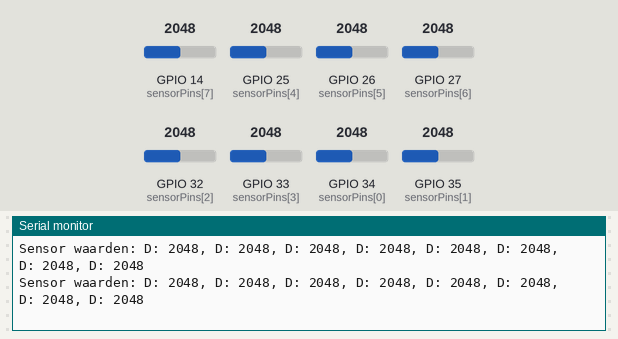
This sketch was run on a simulated ESP32. Shown: the last lines printed to the serial monitor. Inputs (shaded band) come from the test bench; at power-on: GPIO 14 (sensorPins[7]) = 2048, GPIO 25 (sensorPins[4]) = 2048, GPIO 26 (sensorPins[5]) = 2048, GPIO 27 (sensorPins[6]) = 2048, GPIO 32 (sensorPins[2]) = 2048, GPIO 33 (sensorPins[3]) = 2048, GPIO 34 (sensorPins[0]) = 2048, GPIO 35 (sensorPins[1]) = 2048.

Above: at 1.2 s.
1.3 s: GPIO 14 (sensorPins[7]) set to 2866
At 1.9 s:
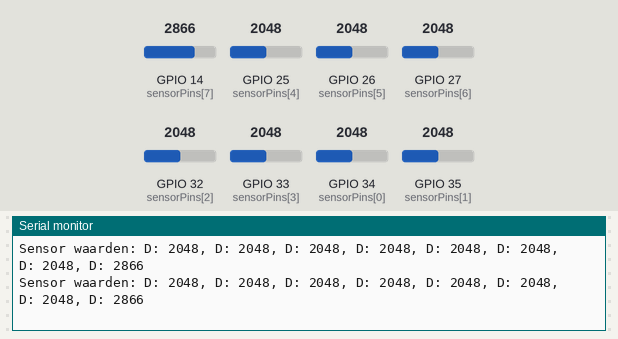
2.8 s: GPIO 25 (sensorPins[4]) set to 2866
At 3.9 s:
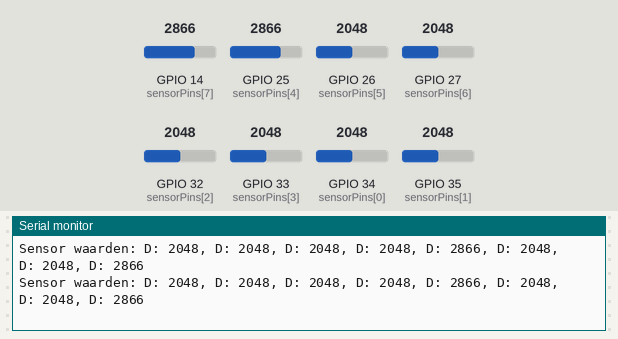
4.3 s: GPIO 26 (sensorPins[5]) set to 2866
At 5.4 s:
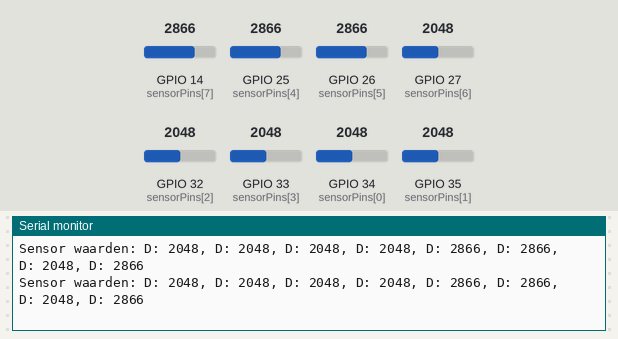
5.8 s: GPIO 27 (sensorPins[6]) set to 2866
At 6.7 s:
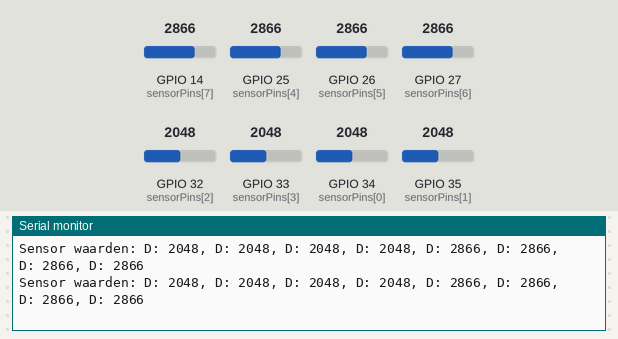
7.3 s: GPIO 32 (sensorPins[2]) set to 2866
At 8.3 s:
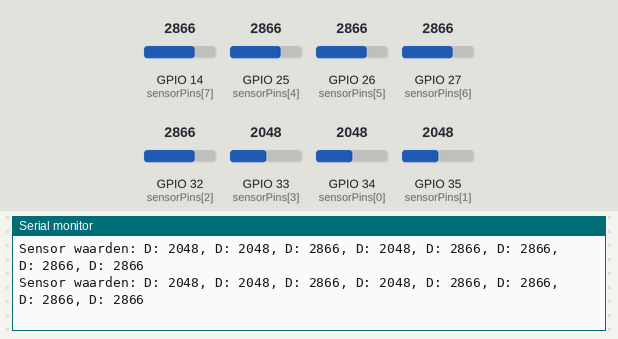
8.8 s: GPIO 33 (sensorPins[3]) set to 2866
At 9.9 s:
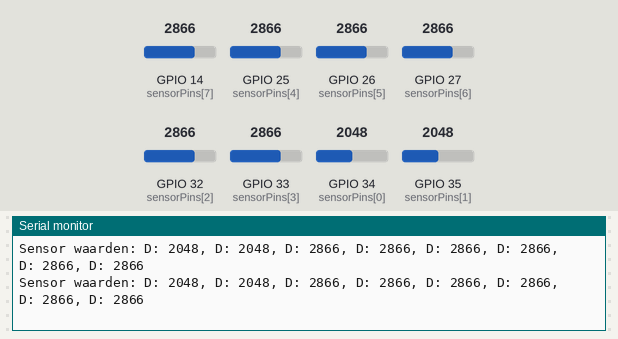

The sketch:

Sensorwaarden_uitlezen.ino
```cpp
// Pinnen toewijzing voor de QTR-8A sensoren
const int sensorPins[] = {34, 35, 32, 33, 25, 26, 27, 14};
const int numSensors = 8; // Aantal sensoren

void setup() {
  // Initialiseer de seriële monitor
  Serial.begin(115200);

  // Stel alle sensorpinnen in als invoer
  for (int i = 0; i < numSensors; i++) {
    pinMode(sensorPins[i], INPUT);
  }

  Serial.println("QTR-8A Sensor Waarden (elke seconde):");
}

void loop() {
  // Array om sensorwaarden op te slaan
  int sensorValues[numSensors];

  // Lees de waarden van alle sensoren
  for (int i = 0; i < numSensors; i++) {
    sensorValues[i] = analogRead(sensorPins[i]);
  }

  // Print de waarden naar de seriële monitor
  Serial.print("Sensor waarden: ");
  for (int i = 0; i < numSensors; i++) {
    Serial.print("D");
    //Serial.print(sensorPins[i]);
    Serial.print(": ");
    Serial.print(sensorValues[i]);
    if (i < numSensors - 1) Serial.print(", ");
  }
  Serial.println();

  // Wacht 1 seconde
  delay(20);
}
```

Measured:
- after the input at 1.3 s, the serial monitor: prints a new line at once (image 1)
- after the input at 2.8 s, the serial monitor: prints a new line at once (image 2)
- after the input at 4.3 s, the serial monitor: prints a new line at once (image 3)
- after the input at 5.8 s, the serial monitor: prints a new line at once (image 4)
- after the input at 7.3 s, the serial monitor: prints a new line at once (image 5)
- after the input at 8.8 s, the serial monitor: prints a new line at once (image 6)
